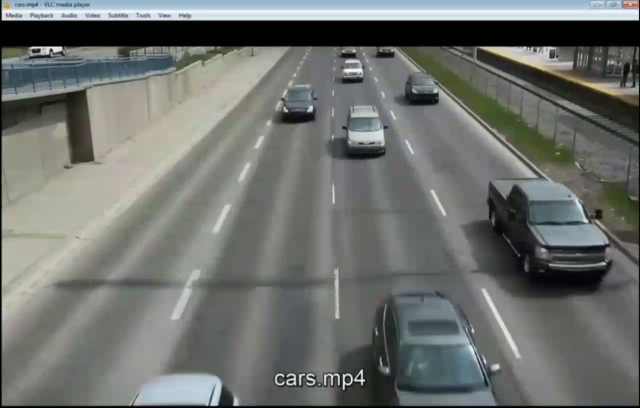
#> input picture frame 7 of videos/vehicles2s.mp4, 1280 x 816 px, given in place of pes.mp4, which was not available (shown at 1/2 size)
$ python normalisationURS.py
#> lines starting #> are read from the running program, lines starting #| are printed output that depends on the picture; pictures that were not available may be replaced by others from this repository, and a replacement may not be noted
#%%
#time complexity = 0.15*T average
import cv2
import numpy as np
import datetime
from datetime import datetime, timedelta
import csv
import time
import calendar
import matplotlib.pyplot as plt
from collections import Counter

intensity={ 1:"very low",2:"low", 3:"moderate", 4:"high", 5:"very high" }

def generateDay():
    #now = datetime.datetime.now()
    #day = now.strftime("%A")
    #date = now.strftime("%m/%d/%Y")
    date='25-05-2022'
    d = datetime.strptime(date, '%d-%m-%Y').weekday()
    day = calendar.day_name[d]
    return day,date

def feedDataset(data):
    # [5 lines of commented-out code are left out]
        print("updated")

def get_centroid(x, y, w, h):
    x1 = int(w / 2)
    y1 = int(h / 2)
    cx = x + x1
    cy = y + y1
    return cx,cy

def frameOperation(f1,f2, blurThresh, minThresh):
    d = cv2.absdiff(f1,f2)
    grey = cv2.cvtColor(d,cv2.COLOR_BGR2GRAY)
    blur = cv2.GaussianBlur(grey,(blurThresh,blurThresh),0)
    ret , th = cv2.threshold(blur,minThresh,255,cv2.THRESH_BINARY)
    kernel = cv2.getStructuringElement(cv2.MORPH_ELLIPSE, (3, 3))   # Fill any small holes
    closing = cv2.morphologyEx(th, cv2.MORPH_CLOSE, kernel)
    return closing

nn1 = time.time()

cap = cv2.VideoCapture(r'C:\Users\Shamanth kumar HP\Desktop\WebD\FinalYearProject\shamanth\pes.mp4')
#1280*720p

if cap.isOpened():
    ret,frame0 = cap.read()
#> frame0 is the input picture: shape (816, 1280, 3); mean B, G, R 109.6, 112.8, 109.7
else:
    ret = False
ret,frame1 = cap.read()
ret,frame2 = cap.read()
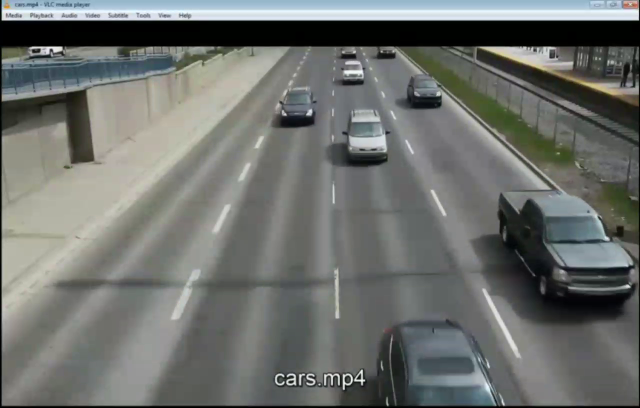
#> input picture frame 9 of videos/vehicles2s.mp4, 1280 x 816 px, given in place of pes.mp4, which was not available (shown at 1/2 size)
#> frame2 is the input picture: shape (816, 1280, 3); mean B, G, R 108.5, 111.9, 108.9

min_contour_width=25  #40
min_contour_height=25  #40

matches =[]
cnt=0
FPS = 30
day, date = generateDay()
fcount=5
trafficDensity=1
totalList=[]
oneMinList=[]
oneHourList = []
feedList=[]
startHour=6
offset = 12
k=1000

#day
cropTop = 380
cropBottom =720
cropLeft = 300
cropRight = 950
'''
#night
cropTop = 500
cropBottom = 1080
cropLeft = 500
cropRight = 950
'''

frame1 = frame1[cropTop:cropBottom, cropLeft: cropRight]
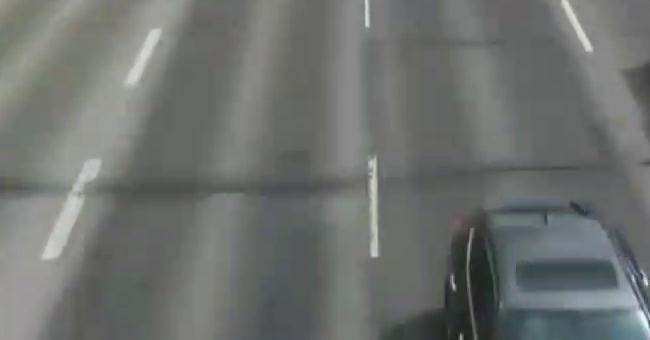
#> frame1: shape (340, 650, 3); mean B, G, R 111.2, 113.5, 110.2
frame1 = cv2.normalize(frame1,None, alpha=0,beta=k, norm_type=cv2.NORM_MINMAX)
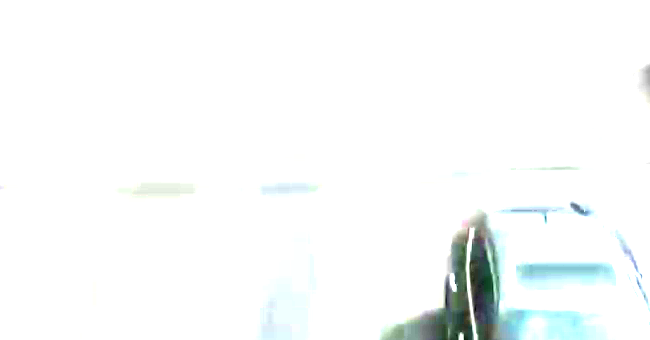
#> frame1: shape (340, 650, 3); mean B, G, R 250, 250.2, 247.7
frame1 = cv2.pyrDown(frame1)
#> frame1: shape (170, 325, 3)

frame2 = frame2[cropTop:cropBottom, cropLeft:cropRight ]
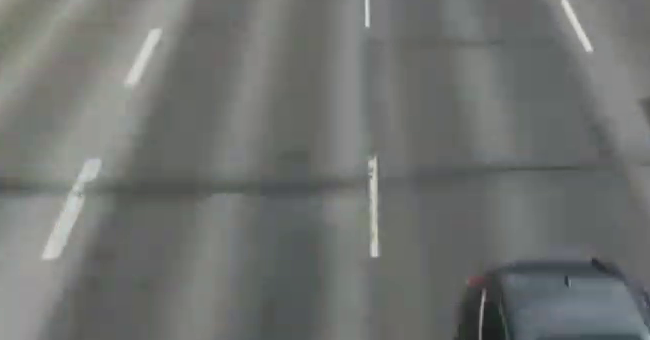
#> frame2: shape (340, 650, 3); mean B, G, R 111.8, 114.1, 111.6
frame2 = cv2.normalize(frame2,None, alpha=0,beta=k, norm_type=cv2.NORM_MINMAX)
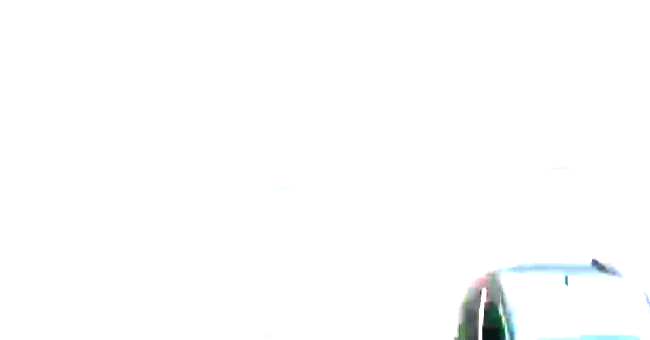
#> frame2: shape (340, 650, 3); mean B, G, R 253.3, 253.2, 252.7
frame2 = cv2.pyrDown(frame2)
#> frame2: shape (170, 325, 3)

#originalPic = frame0[cropTop:cropBottom, cropLeft: cropRight]
originalPic=cv2.imread(r'C:\Users\Shamanth kumar HP\Desktop\WebD\FinalYearProject\shamanth\emptyRoad.jpg') #frame1 if empty
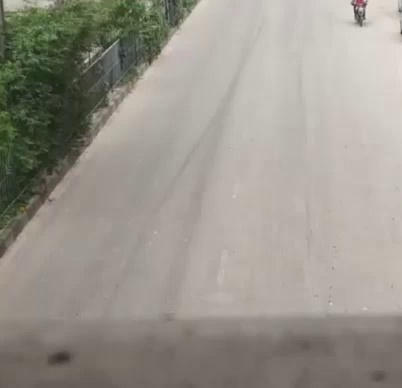
#> input picture videos/emptyRoad.jpg, 402 x 388 px, found by its file name
#> originalPic is the input picture: shape (388, 402, 3); mean B, G, R 139.4, 149.4, 153.2
originalPic = cv2.normalize(originalPic,None, alpha=0,beta=k, norm_type=cv2.NORM_MINMAX)
originalPic = cv2.pyrDown(originalPic)
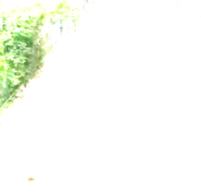
#> originalPic: shape (194, 201, 3); mean B, G, R 245.2, 252.3, 249.4

len0,width0,_ = originalPic.shape
#> len0 = 194; width0 = 201
print(len0,"*",width0) #(340, 650) --> (170, 325)
#| 194 * 201
dimension = len0 * width0 #1280*720
#> dimension = 38994

line_height = 20#190
slope = abs((line_height - len0)/(width0 - 0)) #(y2-y1)/(x2-x1)
#> slope = 0.866
#print(slope)

while ret:
    numpyOnes=0
    t=False
    dilated0 = frameOperation(frame1, originalPic,21, 25)
#> (the run stopped early here; a loop or call above may not have finished)

$ run again, starting later in the video
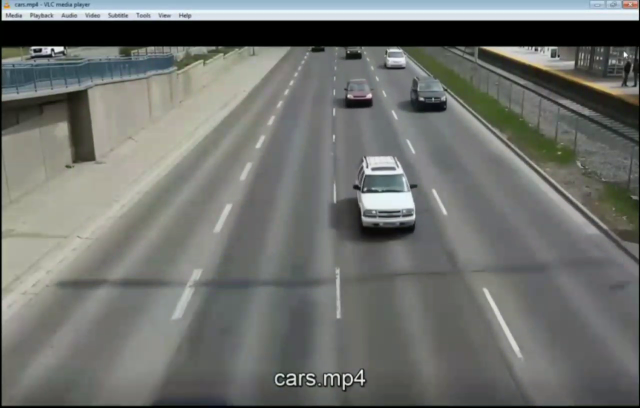
#> input picture frame 35 of videos/vehicles2s.mp4, 1280 x 816 px, given in place of pes.mp4, which was not available (shown at 1/2 size)
#> frame0 is the input picture: shape (816, 1280, 3); mean B, G, R 109.5, 113.2, 110.8
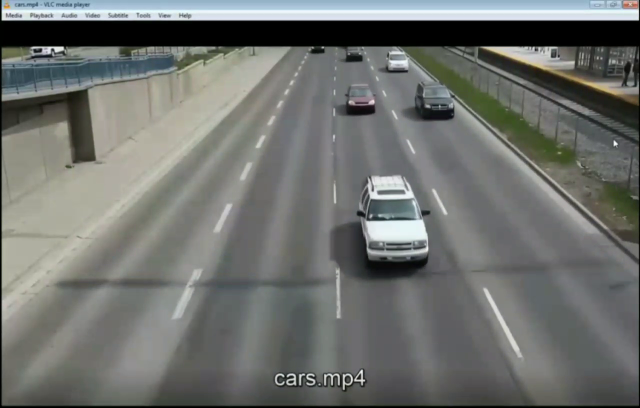
#> input picture frame 37 of videos/vehicles2s.mp4, 1280 x 816 px, given in place of pes.mp4, which was not available (shown at 1/2 size)
#> frame2 is the input picture: shape (816, 1280, 3); mean B, G, R 109.7, 113, 110.6
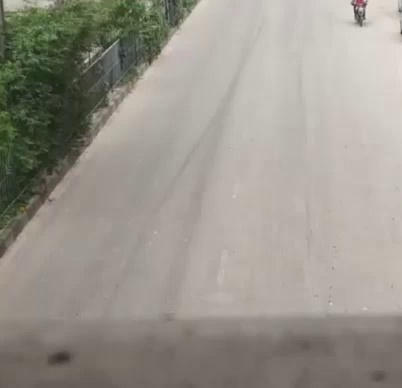
#> input picture videos/emptyRoad.jpg, 402 x 388 px, found by its file name
#> originalPic is the input picture: shape (388, 402, 3); mean B, G, R 139.4, 149.4, 153.2
#| 194 * 201

$ run again, starting later in the video
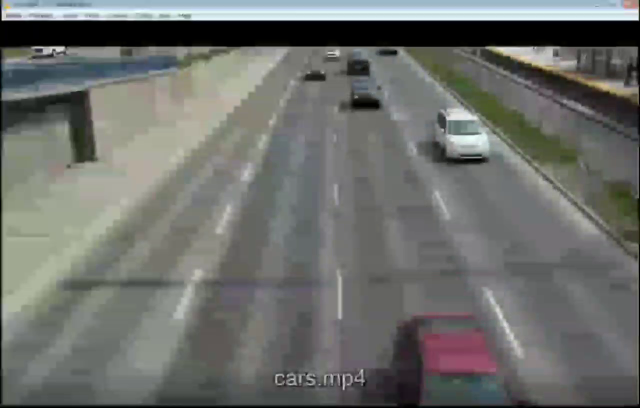
#> input picture frame 63 of videos/vehicles2s.mp4, 1280 x 816 px, given in place of pes.mp4, which was not available (shown at 1/2 size)
#> frame0 is the input picture: shape (816, 1280, 3); mean B, G, R 107.1, 110.7, 108.7
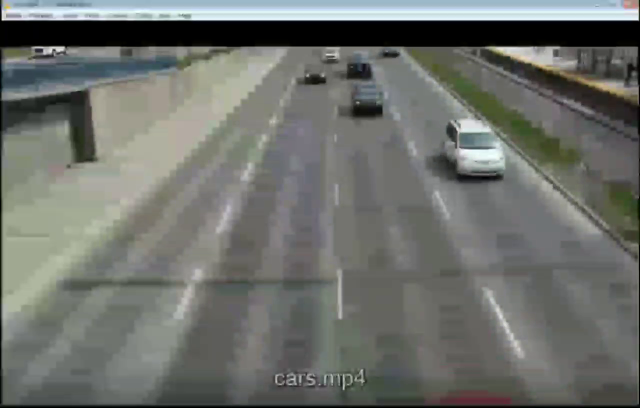
#> input picture frame 65 of videos/vehicles2s.mp4, 1280 x 816 px, given in place of pes.mp4, which was not available (shown at 1/2 size)
#> frame2 is the input picture: shape (816, 1280, 3); mean B, G, R 107.1, 111.9, 109.2
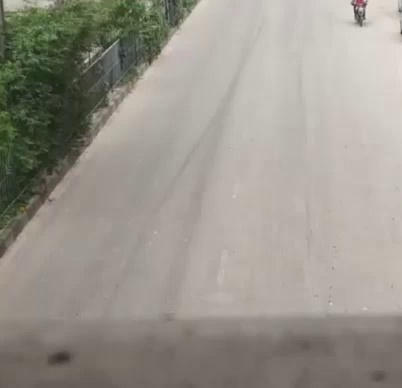
#> input picture videos/emptyRoad.jpg, 402 x 388 px, found by its file name
#> originalPic is the input picture: shape (388, 402, 3); mean B, G, R 139.4, 149.4, 153.2
#| 194 * 201
